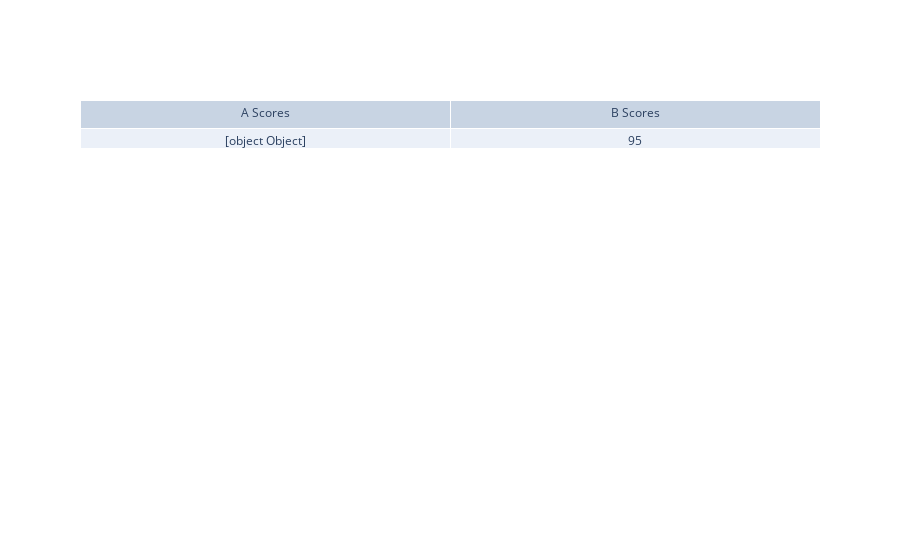

Notebook source saved alongside this figure:
### Code cell
import plotly.graph_objects as go

fig = go.Figure(data=[go.Table(header=dict(values=['A Scores', 'B Scores']),
                 cells=dict(values=[from IPython.display import HTML
HTML(filename='file:///C:/Users/shree/projects/warehouse_demand_forecasting/mlruns/2/9195f8a89dda40c8852df8e9e4176323/artifacts/daily_dispatch_count_Distribution.html')], [95]]))
                     ])
fig.show()

### Figure 1 — Plotly figure (JSON) as saved in the notebook; plotly's stock layout.template omitted (floating-point values rounded to 4 significant figures)
{"data": [{"cells": {"values": [[{"data": [{"hovertemplate": "params.week_end_experiment_end_date=%{x}<br>params.daily_dispatch_count_drift_detected=%{y}<extra></extra>", "legendgroup": "", "line": {"color": "#636efa", "dash": "solid"}, "marker": {"symbol": "circle"}, "mode": "markers+lines", "name": "", "orientation": "v", "showlegend": false, "type": "scatter", "x": ["2018-10-21 00:00:00", "2018-10-28 00:00:00", "2018-11-04 00:00:00", "2018-11-11 00:00:00", "2018-11-18 00:00:00", "2018-11-25 00:00:00", "2018-12-02 00:00:00", "2018-12-09 00:00:00", "2018-12-16 00:00:00", "2018-12-23 00:00:00", "2018-12-30 00:00:00"], "xaxis": "x", "y": [1, 1, 1, 1, 1, 1, 1, 1, 1, 1, 1], "yaxis": "y"}], "layout": {"legend": {"tracegroupgap": 0}, "margin": {"t": 60}, "template": {"data": {"bar": [{"error_x": {"color": "#2a3f5f"}, "error_y": {"color": "#2a3f5f"}, "marker": {"line": {"color": "#E5ECF6", "width": 0.5}, "pattern": {"fillmode": "overlay", "size": 10, "solidity": 0.2}}, "type": "bar"}], "barpolar": [{"marker": {"line": {"color": "#E5ECF6", "width": 0.5}, "pattern": {"fillmode": "overlay", "size": 10, "solidity": 0.2}}, "type": "barpolar"}], "carpet": [{"aaxis": {"endlinecolor": "#2a3f5f", "gridcolor": "white", "linecolor": "white", "minorgridcolor": "white", "startlinecolor": "#2a3f5f"}, "baxis": {"endlinecolor": "#2a3f5f", "gridcolor": "white", "linecolor": "white", "minorgridcolor": "white", "startlinecolor": "#2a3f5f"}, "type": "carpet"}], "choropleth": [{"colorbar": {"outlinewidth": 0, "ticks": ""}, "type": "choropleth"}], "contour": [{"colorbar": {"outlinewidth": 0, "ticks": ""}, "colorscale": [[0, "#0d0887"], [0.1111, "#46039f"], [0.2222, "#7201a8"], [0.3333, "#9c179e"], [0.4444, "#bd3786"], [0.5556, "#d8576b"], [0.6667, "#ed7953"], [0.7778, "#fb9f3a"], [0.8889, "#fdca26"], [1, "#f0f921"]], "type": "contour"}], "contourcarpet": [{"colorbar": {"outlinewidth": 0, "ticks": ""}, "type": "contourcarpet"}], "heatmap": [{"colorbar": {"outlinewidth": 0, "ticks": ""}, "colorscale": [[0, "#0d0887"], [0.1111, "#46039f"], [0.2222, "#7201a8"], [0.3333, "#9c179e"], [0.4444, "#bd3786"], [0.5556, "#d8576b"], [0.6667, "#ed7953"], [0.7778, "#fb9f3a"], [0.8889, "#fdca26"], [1, "#f0f921"]], "type": "heatmap"}], "heatmapgl": [{"colorbar": {"outlinewidth": 0, "ticks": ""}, "colorscale": [[0, "#0d0887"], [0.1111, "#46039f"], [0.2222, "#7201a8"], [0.3333, "#9c179e"], [0.4444, "#bd3786"], [0.5556, "#d8576b"], [0.6667, "#ed7953"], [0.7778, "#fb9f3a"], [0.8889, "#fdca26"], [1, "#f0f921"]], "type": "heatmapgl"}], "histogram": [{"marker": {"pattern": {"fillmode": "overlay", "size": 10, "solidity": 0.2}}, "type": "histogram"}], "histogram2d": [{"colorbar": {"outlinewidth": 0, "ticks": ""}, "colorscale": [[0, "#0d0887"], [0.1111, "#46039f"], [0.2222, "#7201a8"], [0.3333, "#9c179e"], [0.4444, "#bd3786"], [0.5556, "#d8576b"], [0.6667, "#ed7953"], [0.7778, "#fb9f3a"], [0.8889, "#fdca26"], [1, "#f0f921"]], "type": "histogram2d"}], "histogram2dcontour": [{"colorbar": {"outlinewidth": 0, "ticks": ""}, "colorscale": [[0, "#0d0887"], [0.1111, "#46039f"], [0.2222, "#7201a8"], [0.3333, "#9c179e"], [0.4444, "#bd3786"], [0.5556, "#d8576b"], [0.6667, "#ed7953"], [0.7778, "#fb9f3a"], [0.8889, "#fdca26"], [1, "#f0f921"]], "type": "histogram2dcontour"}], "mesh3d": [{"colorbar": {"outlinewidth": 0, "ticks": ""}, "type": "mesh3d"}], "parcoords": [{"line": {"colorbar": {"outlinewidth": 0, "ticks": ""}}, "type": "parcoords"}], "pie": [{"automargin": true, "type": "pie"}], "scatter": [{"fillpattern": {"fillmode": "overlay", "size": 10, "solidity": 0.2}, "type": "scatter"}], "scatter3d": [{"line": {"colorbar": {"outlinewidth": 0, "ticks": ""}}, "marker": {"colorbar": {"outlinewidth": 0, "ticks": ""}}, "type": "scatter3d"}], "scattercarpet": [{"marker": {"colorbar": {"outlinewidth": 0, "ticks": ""}}, "type": "scattercarpet"}], "scattergeo": [{"marker": {"colorbar": {"outlinewidth": 0, "ticks": ""}}, "type": "scattergeo"}], "scattergl": [{"marker": {"colorbar": {"outlinewidth": 0, "ticks": ""}}, "type": "scattergl"}], "scattermapbox": [{"marker": {"colorbar": {"outlinewidth": 0, "ticks": ""}}, "type": "scattermapbox"}], "scatterpolar": [{"marker": {"colorbar": {"outlinewidth": 0, "ticks": ""}}, "type": "scatterpolar"}], "scatterpolargl": [{"marker": {"colorbar": {"outlinewidth": 0, "ticks": ""}}, "type": "scatterpolargl"}], "scatterternary": [{"marker": {"colorbar": {"outlinewidth": 0, "ticks": ""}}, "type": "scatterternary"}], "surface": [{"colorbar": {"outlinewidth": 0, "ticks": ""}, "colorscale": [[0, "#0d0887"], [0.1111, "#46039f"], [0.2222, "#7201a8"], [0.3333, "#9c179e"], [0.4444, "#bd3786"], [0.5556, "#d8576b"], [0.6667, "#ed7953"], [0.7778, "#fb9f3a"], [0.8889, "#fdca26"], [1, "#f0f921"]], "type": "surface"}], "table": [{"cells": {"fill": {"color": "#EBF0F8"}, "line": {"color": "white"}}, "header": {"fill": {"color": "#C8D4E3"}, "line": {"color": "white"}}, "type": "table"}]}, "layout": {"annotationdefaults": {"arrowcolor": "#2a3f5f", "arrowhead": 0, "arrowwidth": 1}, "autotypenumbers": "strict", "coloraxis": {"colorbar": {"outlinewidth": 0, "ticks": ""}}, "colorscale": {"diverging": [[0, "#8e0152"], [0.1, "#c51b7d"], [0.2, "#de77ae"], [0.3, "#f1b6da"], [0.4, "#fde0ef"], [0.5, "#f7f7f7"], [0.6, "#e6f5d0"], [0.7, "#b8e186"], [0.8, "#7fbc41"], [0.9, "#4d9221"], [1, "#276419"]], "sequential": [[0, "#0d0887"], [0.1111, "#46039f"], [0.2222, "#7201a8"], [0.3333, "#9c179e"], [0.4444, "#bd3786"], [0.5556, "#d8576b"], [0.6667, "#ed7953"], [0.7778, "#fb9f3a"], [0.8889, "#fdca26"], [1, "#f0f921"]], "sequentialminus": [[0, "#0d0887"], [0.1111, "#46039f"], [0.2222, "#7201a8"], [0.3333, "#9c179e"], [0.4444, "#bd3786"], [0.5556, "#d8576b"], [0.6667, "#ed7953"], [0.7778, "#fb9f3a"], [0.8889, "#fdca26"], [1, "#f0f921"]]}, "colorway": ["#636efa", "#EF553B", "#00cc96", "#ab63fa", "#FFA15A", "#19d3f3", "#FF6692", "#B6E880", "#FF97FF", "#FECB52"], "font": {"color": "#2a3f5f"}, "geo": {"bgcolor": "white", "lakecolor": "white", "landcolor": "#E5ECF6", "showlakes": true, "showland": true, "subunitcolor": "white"}, "hoverlabel": {"align": "left"}, "hovermode": "closest", "mapbox": {"style": "light"}, "paper_bgcolor": "white", "plot_bgcolor": "#E5ECF6", "polar": {"angularaxis": {"gridcolor": "white", "linecolor": "white", "ticks": ""}, "bgcolor": "#E5ECF6", "radialaxis": {"gridcolor": "white", "linecolor": "white", "ticks": ""}}, "scene": {"xaxis": {"backgroundcolor": "#E5ECF6", "gridcolor": "white", "gridwidth": 2, "linecolor": "white", "showbackground": true, "ticks": "", "zerolinecolor": "white"}, "yaxis": {"backgroundcolor": "#E5ECF6", "gridcolor": "white", "gridwidth": 2, "linecolor": "white", "showbackground": true, "ticks": "", "zerolinecolor": "white"}, "zaxis": {"backgroundcolor": "#E5ECF6", "gridcolor": "white", "gridwidth": 2, "linecolor": "white", "showbackground": true, "ticks": "", "zerolinecolor": "white"}}, "shapedefaults": {"line": {"color": "#2a3f5f"}}, "ternary": {"aaxis": {"gridcolor": "white", "linecolor": "white", "ticks": ""}, "baxis": {"gridcolor": "white", "linecolor": "white", "ticks": ""}, "bgcolor": "#E5ECF6", "caxis": {"gridcolor": "white", "linecolor": "white", "ticks": ""}}, "title": {"x": 0.05}, "xaxis": {"automargin": true, "gridcolor": "white", "linecolor": "white", "ticks": "", "title": {"standoff": 15}, "zerolinecolor": "white", "zerolinewidth": 2}, "yaxis": {"automargin": true, "gridcolor": "white", "linecolor": "white", "ticks": "", "title": {"standoff": 15}, "zerolinecolor": "white", "zerolinewidth": 2}}}, "xaxis": {"anchor": "y", "domain": [0, 1], "title": {"text": "params.week_end_experiment_end_date"}}, "yaxis": {"anchor": "x", "domain": [0, 1], "title": {"text": "params.daily_dispatch_count_drift_detected"}}}}], [95]]}, "header": {"values": ["A Scores", "B Scores"]}, "type": "table"}], "layout": {}}
